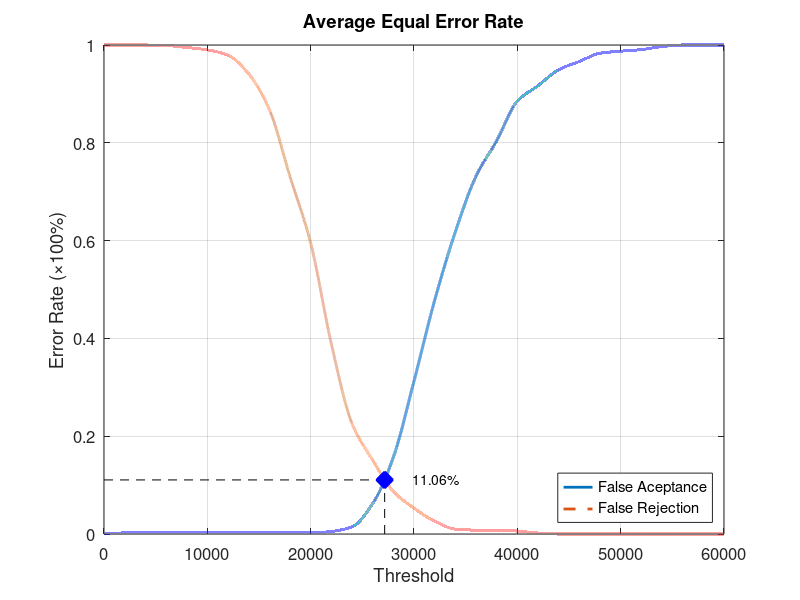
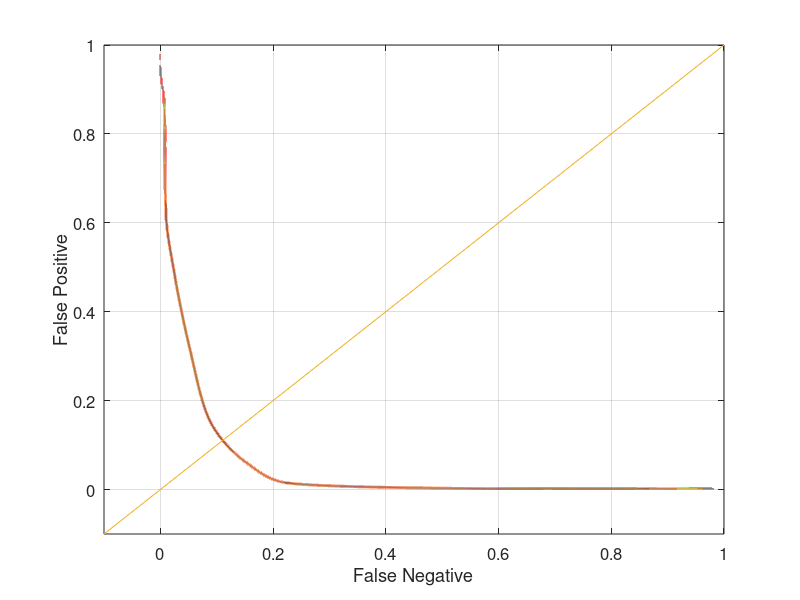

Write MATLAB code to recreate these figures, in order.
function yEER = Database4Average
close all;
clear;
clc;
x = 0:2000:60000;
xq = 0:0.5:60000;

y0 = [0 0.00210526 0.00210526 0.00210526 0.00210526 0.00210526 0.00210526 0.00210526 0.00210526 0.00210526 0.00210526 0.00526316 0.0147368 0.0621053 0.156842 0.312632 0.477895 0.617895 0.731579 0.80421 0.885263 0.916842 0.949474 0.966316 0.983158 0.987368 0.990526 0.996842 1 1 1];
yy0 = interp1(x, y0, xq, 'pchip');
y1 = [1 1 1 0.999 0.995 0.99 0.979 0.941 0.868 0.731 0.595 0.389 0.226 0.151 0.087 0.053 0.026 0.01 0.008 0.008 0.006 0.002 0 0 0 0 0 0 0 0 0];
yy1 = interp1(x, y1, xq, 'pchip');

% Calculating EER: 
y2 = abs(y0 - y1);
find(y2 == min(y2))
yy2 = abs(yy0 - yy1);
xEER = find(yy2 == min(yy2));
xEERIndex = xq(xEER) % X-axis EER
yEER = yy0(xEER) % Y-axis EER

main = figure
plot(xq, yy0,'-','LineWidth', 2);	hold on
plot(xq, yy1,'--','LineWidth', 2);	hold on
plot([xEERIndex xEERIndex], [0 yEER], 'k--');	hold on
plot([0 xEERIndex], [yEER yEER], 'k--');	hold on
plot(xEERIndex, yEER, 'bx', 'LineWidth', 10);	hold on
text(xEERIndex + 10 * xEERIndex / 100, yEER, [num2str(round((10000 * yEER)) / 100) '%'])
legend('False Aceptance', 'False Rejection', 'Location', 'SouthEast')
xlabel('Threshold')
ylabel('Error Rate (\times100%)')
title('Average Equal Error Rate')
set(gca, 'FontSize', 12)
axis([0 60000 0 1])
grid on

print(main, 'Database4AverageMain', '-dpng');
FNRxFPR = figure('Color', [1 1 1]);
plot(yy1, yy0, '-', yy1, yy0, 'LineWidth', 2);
hold on
y = -0.1:0.1:1
plot(y, y); 
set(gca, 'FontSize', 12)
xlabel('False Negative')
ylabel('False Positive')
axis([-0.1 1 -0.1 1])
set(gca, 'FontSize', 12)
grid on

print(FNRxFPR, 'Database4AverageFNRxFPR','-dpng');
end
